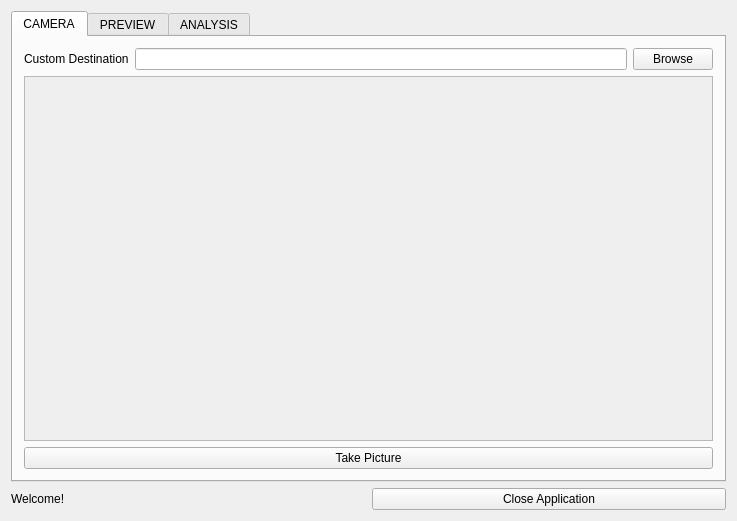
<?xml version="1.0" encoding="UTF-8"?>
<ui version="4.0">
 <class>Widget</class>
 <widget class="QWidget" name="Widget">
  <property name="geometry">
   <rect>
    <x>0</x>
    <y>0</y>
    <width>737</width>
    <height>521</height>
   </rect>
  </property>
  <property name="windowTitle">
   <string>QT Face Recognition </string>
  </property>
  <layout class="QGridLayout" name="gridLayout">
   <item row="0" column="0" colspan="2">
    <widget class="QTabWidget" name="tabWidget">
     <property name="currentIndex">
      <number>0</number>
     </property>
     <widget class="QWidget" name="cameraTab">
      <attribute name="title">
       <string>CAMERA</string>
      </attribute>
      <layout class="QGridLayout" name="gridLayout_2">
       <item row="0" column="0">
        <layout class="QHBoxLayout" name="horizontalLayout">
         <item>
          <widget class="QLabel" name="imageDestinationField">
           <property name="text">
            <string>Custom Destination</string>
           </property>
          </widget>
         </item>
         <item>
          <widget class="QLineEdit" name="pathField"/>
         </item>
         <item>
          <widget class="QPushButton" name="browseButton">
           <property name="text">
            <string>Browse</string>
           </property>
          </widget>
         </item>
        </layout>
       </item>
       <item row="1" column="0">
        <widget class="QScrollArea" name="scrollArea">
         <property name="widgetResizable">
          <bool>true</bool>
         </property>
         <widget class="QWidget" name="scrollAreaWidgetContents">
          <property name="geometry">
           <rect>
            <x>0</x>
            <y>0</y>
            <width>695</width>
            <height>361</height>
           </rect>
          </property>
         </widget>
        </widget>
       </item>
       <item row="2" column="0">
        <widget class="QPushButton" name="takePicture">
         <property name="text">
          <string>Take Picture</string>
         </property>
        </widget>
       </item>
      </layout>
     </widget>
     <widget class="QWidget" name="galleryTab">
      <attribute name="title">
       <string>PREVIEW</string>
      </attribute>
      <layout class="QGridLayout" name="gridLayout_3">
       <item row="0" column="0">
        <widget class="QGraphicsView" name="graphicsView"/>
       </item>
       <item row="0" column="1">
        <layout class="QVBoxLayout" name="verticalLayout">
         <item>
          <widget class="QPushButton" name="runFaceDetection">
           <property name="text">
            <string>Run Face Detection</string>
           </property>
          </widget>
         </item>
         <item>
          <widget class="QPushButton" name="runFaceRecognition">
           <property name="text">
            <string>Run Face Recognition</string>
           </property>
          </widget>
         </item>
         <item>
          <widget class="QPushButton" name="generateHistogram">
           <property name="text">
            <string>Generate Histogram</string>
           </property>
          </widget>
         </item>
         <item>
          <spacer name="verticalSpacer">
           <property name="orientation">
            <enum>Qt::Vertical</enum>
           </property>
           <property name="sizeHint" stdset="0">
            <size>
             <width>68</width>
             <height>68</height>
            </size>
           </property>
          </spacer>
         </item>
         <item>
          <widget class="QPushButton" name="loadImage">
           <property name="text">
            <string>Load Image</string>
           </property>
          </widget>
         </item>
         <item>
          <spacer name="verticalSpacer_2">
           <property name="orientation">
            <enum>Qt::Vertical</enum>
           </property>
           <property name="sizeHint" stdset="0">
            <size>
             <width>68</width>
             <height>158</height>
            </size>
           </property>
          </spacer>
         </item>
        </layout>
       </item>
      </layout>
     </widget>
     <widget class="QWidget" name="analysisTab">
      <attribute name="title">
       <string>ANALYSIS</string>
      </attribute>
     </widget>
    </widget>
   </item>
   <item row="1" column="0">
    <widget class="QLabel" name="statusLabel">
     <property name="text">
      <string>Welcome!</string>
     </property>
    </widget>
   </item>
   <item row="1" column="1">
    <widget class="QPushButton" name="applicationClose">
     <property name="text">
      <string>Close Application</string>
     </property>
    </widget>
   </item>
  </layout>
 </widget>
 <layoutdefault spacing="6" margin="11"/>
 <resources/>
 <connections/>
</ui>
